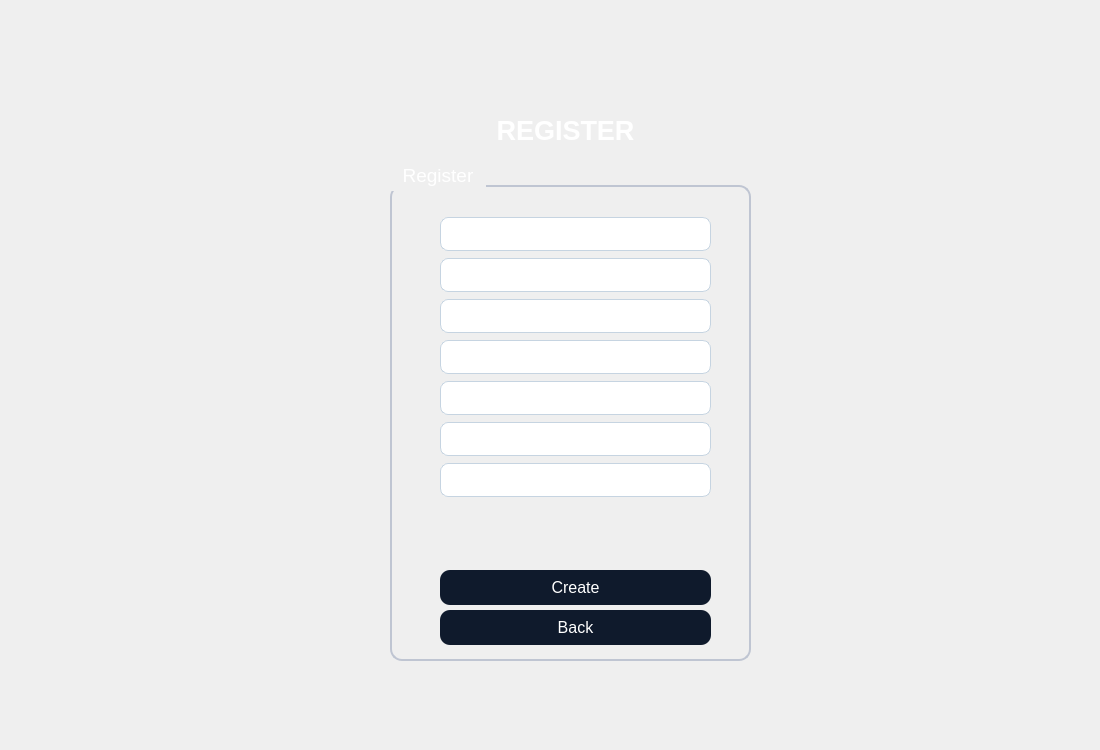
<?xml version="1.0" encoding="UTF-8"?>
<ui version="4.0">
 <class>thirdwindow11</class>
 <widget class="QDialog" name="thirdwindow11">
  <property name="geometry">
   <rect>
    <x>0</x>
    <y>0</y>
    <width>1100</width>
    <height>750</height>
   </rect>
  </property>
  <property name="windowTitle">
   <string>Dialog</string>
  </property>
  <property name="styleSheet">
   <string notr="true">QTableWidget {
    background-color: #1A2236;
    color: #FFFFFF;
    border: 1px solid #3A3F58;
    gridline-color: #3A3F58;
    font-family: &quot;Inter&quot;;
    font-size: 10pt;
    border-radius: 8px;
    selection-background-color: #0F5FFF;
    selection-color: #FFFFFF;
}

QHeaderView::section {
    background-color: #0F1A2C;
    color: #FFFFFF;
    border: 1px solid #3A3F58;
    padding: 4px;
    font-family: &quot;Montserrat SemiBold&quot;;
    font-size: 10pt;
}

QTableWidget::item:selected {
    background-color: #0F5FFF;
    color: #FFFFFF;
}
QGroupBox {
    border: 1.5px solid #BFC5D2;
    border-radius: 12px;
    margin-top: 25px;
    color: white;
    font-family: &quot;Segoe UI Semibold&quot;;
    font-size: 14pt;
}

QGroupBox::title {
    subcontrol-origin: margin;
    padding: 4px 10px;
}
QPushButton {
    background-color: #0F1A2C;
    color: #FFFFFF;
	border-color: rgb(0, 0, 0);
    border-radius: 10px;
    font-family: &quot;Montserrat SemiBold&quot;;
    font-size: 12pt;
    padding: 6px 12px;
}

QPushButton:hover {
    background-color: #1A2942;
}

QPushButton:pressed {
    background-color: #09111A;
}
QLineEdit {
    background-color: #FFFFFF;
    border: 1px solid #C6D4E1;
    border-radius: 8px;
    padding: 6px;
    color: #0A1320;
    font-family: &quot;Inter&quot;;
    font-size: 11pt;
}

QLineEdit:focus {
    border: 1px solid #00B4FF;
    background-color: #F8FBFF;
}
QComboBox {
    background-color: #FFFFFF;
    border: 1px solid #C6D4E1;
    border-radius: 8px;
    padding: 6px;
    color: #0A1320;
    font-family: &quot;Inter&quot;;
    font-size: 11pt;
}

QComboBox:focus {
    border: 1px solid #00B4FF;
    background-color: #F8FBFF;
}

QComboBox::drop-down {
    subcontrol-origin: padding;
    subcontrol-position: top right;
    width: 20px;
    border-left: 1px solid #C6D4E1;
}

QComboBox::down-arrow {
    
	image: url(:/new/prefix1/icon.png);
    width: 12px;
    height: 12px;
}
QDateEdit {
    background-color: #FFFFFF;
    border: 1px solid #C6D4E1;
    border-radius: 8px;
    padding: 6px;
    color: #0A1320;
    font-family: &quot;Inter&quot;;
    font-size: 11pt;
}

QDateEdit:focus {
    border: 1px solid #00B4FF;
    background-color: #F8FBFF;
}

QDateEdit::drop-down {
    subcontrol-origin: padding;
    subcontrol-position: top right;
    width: 20px;
    border-left: 1px solid #C6D4E1;
}

QDateEdit::down-arrow {
    image: url(:/new/prefix1/icon.png);
    width: 12px;
    height: 12px;
}
QDateEdit::up-arrow {
    
	image: url(:/new/prefix1/icon3.webp);
    width: 12px;
    height: 12px;
}

QTabWidget::pane {
    border: 1px solid #3A3F58;
    border-radius: 8px;
    background-color: #1A2236;
}

QTabBar::tab {
    background: #0F1A2C;
    color: #FFFFFF;
    border: 1px solid #3A3F58;
    border-bottom: none;
    border-top-left-radius: 8px;
    border-top-right-radius: 8px;
    padding: 8px 16px;
    font-family: &quot;Montserrat SemiBold&quot;;
    font-size: 10pt;
}

QTabBar::tab:selected {
    background: #0F5FFF;
    color: #FFFFFF;
}

QTabBar::tab:hover {
    background: #1A2942;
}</string>
  </property>
  <widget class="QLabel" name="label">
   <property name="geometry">
    <rect>
     <x>0</x>
     <y>0</y>
     <width>1100</width>
     <height>750</height>
    </rect>
   </property>
   <property name="styleSheet">
    <string notr="true">image: url(:/new/prefix1/bg.jpg);</string>
   </property>
   <property name="text">
    <string/>
   </property>
  </widget>
  <widget class="QLabel" name="label_3">
   <property name="geometry">
    <rect>
     <x>360</x>
     <y>80</y>
     <width>401</width>
     <height>101</height>
    </rect>
   </property>
   <property name="styleSheet">
    <string notr="true">color: #FFFFFF; 
font-family: &quot;Montserrat SemiBold&quot;; 
font-size: 28pt;
font-weight: 700; 
padding: 4px 0;</string>
   </property>
   <property name="text">
    <string>&lt;html&gt;&lt;head/&gt;&lt;body&gt;&lt;p align=&quot;center&quot;&gt;&lt;span style=&quot; font-size:20pt;&quot;&gt;REGISTER&lt;/span&gt;&lt;/p&gt;&lt;/body&gt;&lt;/html&gt;</string>
   </property>
  </widget>
  <widget class="QGroupBox" name="groupBox">
   <property name="geometry">
    <rect>
     <x>390</x>
     <y>160</y>
     <width>361</width>
     <height>501</height>
    </rect>
   </property>
   <property name="styleSheet">
    <string notr="true"/>
   </property>
   <property name="title">
    <string>Register</string>
   </property>
   <widget class="QWidget" name="verticalLayoutWidget">
    <property name="geometry">
     <rect>
      <x>30</x>
      <y>30</y>
      <width>311</width>
      <height>341</height>
     </rect>
    </property>
    <layout class="QVBoxLayout" name="verticalLayout" stretch="0,1,1,1,1,0,1">
     <property name="spacing">
      <number>0</number>
     </property>
     <property name="leftMargin">
      <number>20</number>
     </property>
     <property name="topMargin">
      <number>20</number>
     </property>
     <property name="rightMargin">
      <number>20</number>
     </property>
     <property name="bottomMargin">
      <number>20</number>
     </property>
     <item>
      <widget class="QLineEdit" name="le1">
       <property name="minimumSize">
        <size>
         <width>20</width>
         <height>20</height>
        </size>
       </property>
       <property name="styleSheet">
        <string notr="true"/>
       </property>
      </widget>
     </item>
     <item>
      <widget class="QLineEdit" name="le2">
       <property name="minimumSize">
        <size>
         <width>40</width>
         <height>20</height>
        </size>
       </property>
       <property name="text">
        <string/>
       </property>
      </widget>
     </item>
     <item>
      <widget class="QLineEdit" name="le3">
       <property name="minimumSize">
        <size>
         <width>40</width>
         <height>20</height>
        </size>
       </property>
      </widget>
     </item>
     <item>
      <widget class="QLineEdit" name="le4">
       <property name="minimumSize">
        <size>
         <width>40</width>
         <height>20</height>
        </size>
       </property>
      </widget>
     </item>
     <item>
      <widget class="QLineEdit" name="le5">
       <property name="minimumSize">
        <size>
         <width>40</width>
         <height>20</height>
        </size>
       </property>
      </widget>
     </item>
     <item>
      <widget class="QLineEdit" name="le7">
       <property name="minimumSize">
        <size>
         <width>10</width>
         <height>20</height>
        </size>
       </property>
      </widget>
     </item>
     <item>
      <widget class="QLineEdit" name="le6">
       <property name="minimumSize">
        <size>
         <width>40</width>
         <height>20</height>
        </size>
       </property>
       <property name="echoMode">
        <enum>QLineEdit::EchoMode::Password</enum>
       </property>
      </widget>
     </item>
    </layout>
   </widget>
   <widget class="QPushButton" name="btnback">
    <property name="geometry">
     <rect>
      <x>50</x>
      <y>450</y>
      <width>271</width>
      <height>35</height>
     </rect>
    </property>
    <property name="minimumSize">
     <size>
      <width>20</width>
      <height>35</height>
     </size>
    </property>
    <property name="text">
     <string>Back</string>
    </property>
   </widget>
   <widget class="QPushButton" name="btncreate">
    <property name="geometry">
     <rect>
      <x>50</x>
      <y>410</y>
      <width>271</width>
      <height>35</height>
     </rect>
    </property>
    <property name="minimumSize">
     <size>
      <width>0</width>
      <height>35</height>
     </size>
    </property>
    <property name="text">
     <string>Create</string>
    </property>
   </widget>
   <widget class="QLabel" name="l">
    <property name="geometry">
     <rect>
      <x>20</x>
      <y>350</y>
      <width>331</width>
      <height>61</height>
     </rect>
    </property>
    <property name="styleSheet">
     <string notr="true">color: rgb(170, 0, 0);
font: 700 14pt &quot;Segoe UI&quot;;</string>
    </property>
    <property name="text">
     <string/>
    </property>
   </widget>
  </widget>
 </widget>
 <resources/>
 <connections/>
</ui>
